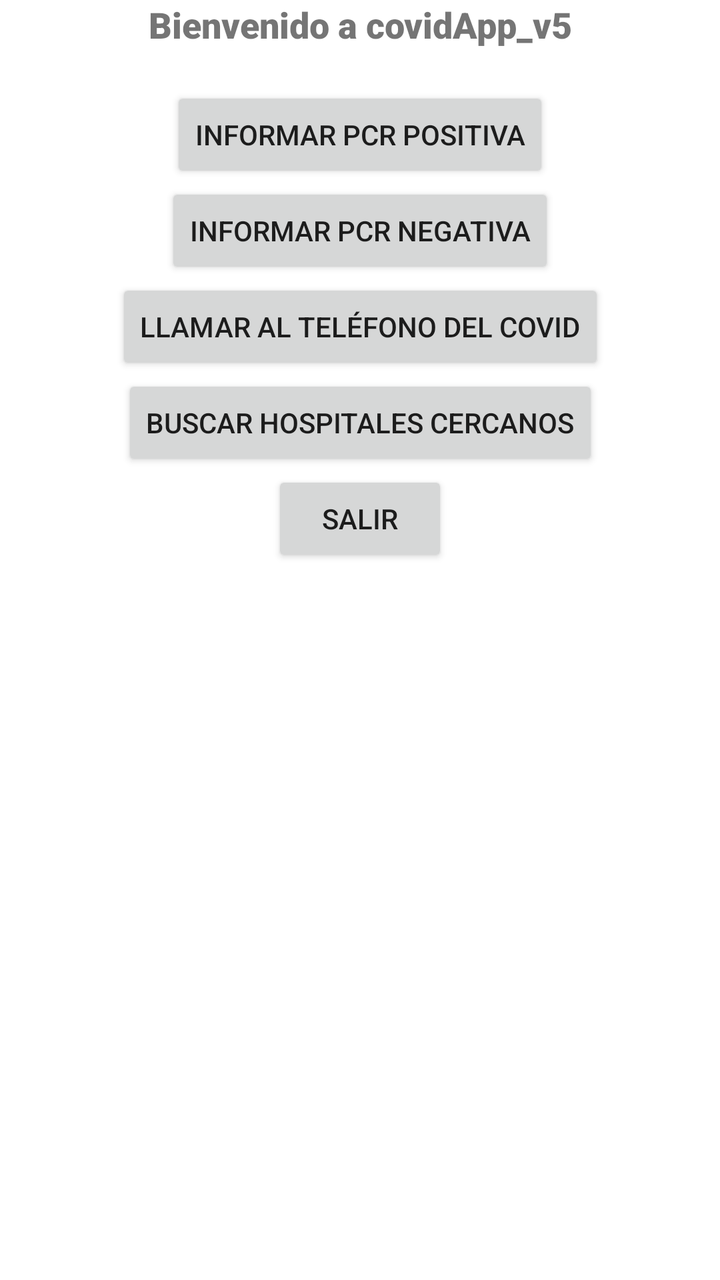
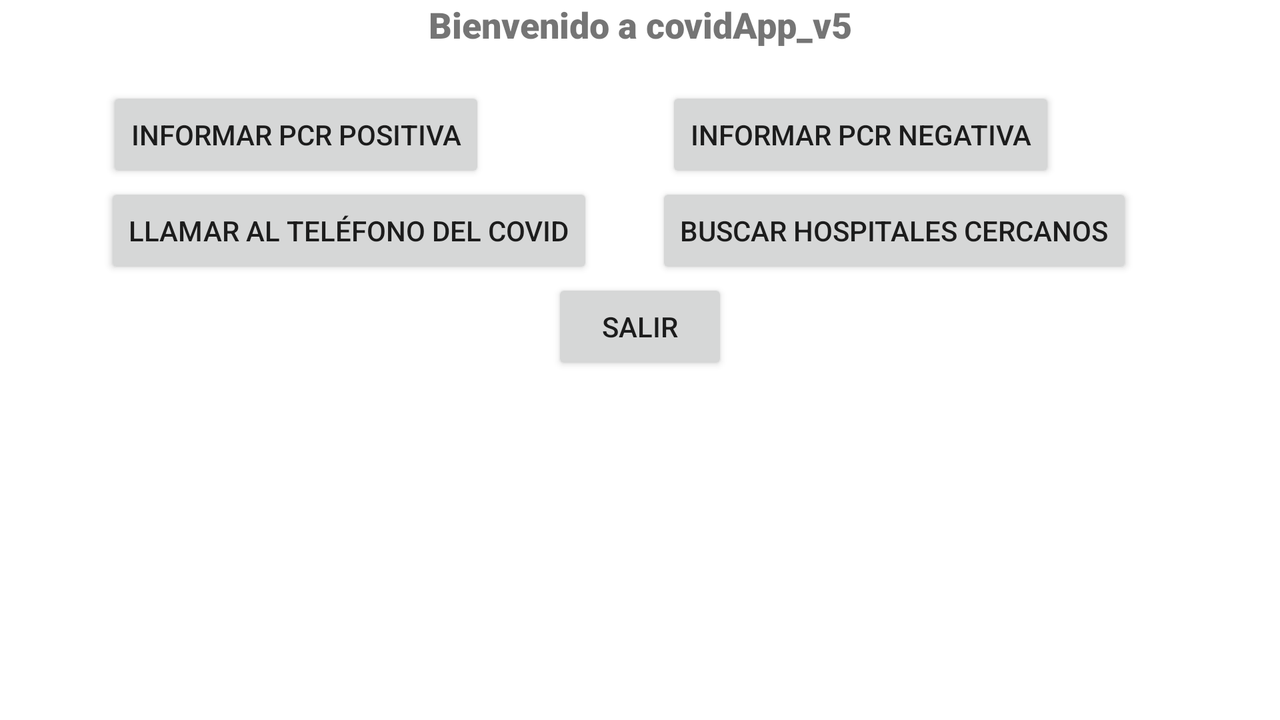

First picture: res/layout/ on a phone held upright. Second picture: the repository's own variant of that layout, on a device whose configuration matches the variant's folder. Source for both follows.
<!-- AndroidManifest.xml: application theme Theme.CovidApp_v5 -->
<!-- res/layout/fragment_home.xml -->
<?xml version="1.0" encoding="utf-8"?>
<androidx.constraintlayout.widget.ConstraintLayout xmlns:android="http://schemas.android.com/apk/res/android"
    xmlns:app="http://schemas.android.com/apk/res-auto"
    xmlns:tools="http://schemas.android.com/tools"
    android:layout_width="match_parent"
    android:layout_height="match_parent"
    tools:context=".ui.home.HomeFragment">

    <TextView
        android:id="@+id/textView1"
        android:layout_height="wrap_content"
        android:layout_width="wrap_content"
        android:fontFamily="sans-serif-black"
        android:text="@string/Acceso"
        android:textSize="18sp"
        android:textStyle="bold"
        app:layout_constraintTop_toTopOf="parent"
        app:layout_constraintLeft_toLeftOf="parent"
        app:layout_constraintRight_toRightOf="parent" />

    <TextView
        android:id="@+id/textView2"
        android:layout_height="wrap_content"
        android:layout_width="wrap_content"
        android:text=""
        app:layout_constraintTop_toBottomOf="@+id/textView1"
        app:layout_constraintLeft_toLeftOf="parent" />

    <Button
        android:id="@+id/btnPCRPositiva"
        android:layout_width="wrap_content"
        android:layout_height="wrap_content"
        android:text="@string/PCRPositiva"
        app:layout_constraintLeft_toLeftOf="parent"
        app:layout_constraintRight_toRightOf="parent"
        app:layout_constraintTop_toBottomOf="@+id/textView2" />

    <Button
        android:id="@+id/btnPCRNegativa"
        android:layout_width="wrap_content"
        android:layout_height="wrap_content"
        android:text="@string/PCRNegativa"
        app:layout_constraintLeft_toLeftOf="parent"
        app:layout_constraintRight_toRightOf="parent"
        app:layout_constraintTop_toBottomOf="@+id/btnPCRPositiva" />

    <Button
        android:id="@+id/btnLlamadaCovid"
        android:layout_width="wrap_content"
        android:layout_height="wrap_content"
        android:text="@string/LlamadaCovid"
        app:layout_constraintLeft_toLeftOf="parent"
        app:layout_constraintRight_toRightOf="parent"
        app:layout_constraintTop_toBottomOf="@+id/btnPCRNegativa" />

    <Button
        android:id="@+id/btnHospitales"
        android:layout_width="wrap_content"
        android:layout_height="wrap_content"
        android:text="@string/Hospitales"
        app:layout_constraintLeft_toLeftOf="parent"
        app:layout_constraintRight_toRightOf="parent"
        app:layout_constraintTop_toBottomOf="@+id/btnLlamadaCovid" />

    <Button
        android:id="@+id/btnSalir"
        android:layout_width="wrap_content"
        android:layout_height="wrap_content"
        android:text="@string/Salir"
        app:layout_constraintLeft_toLeftOf="parent"
        app:layout_constraintRight_toRightOf="parent"
        app:layout_constraintTop_toBottomOf="@+id/btnHospitales" />
</androidx.constraintlayout.widget.ConstraintLayout>
<!-- resources referenced by this layout -->
<resources>
  <string name="Acceso">Bienvenido a covidApp_v5</string>
  <string name="Hospitales">Buscar hospitales cercanos</string>
  <string name="LlamadaCovid">Llamar al teléfono del COVID</string>
  <string name="PCRNegativa">Informar PCR Negativa</string>
  <string name="PCRPositiva">Informar PCR Positiva</string>
  <string name="Salir">Salir</string>
  <style name="Theme.CovidApp_v5" parent="Theme.MaterialComponents.DayNight.DarkActionBar">
          
          <item name="colorPrimary">@color/purple_500</item>
          <item name="colorPrimaryVariant">@color/purple_700</item>
          <item name="colorOnPrimary">@color/white</item>
          
          <item name="colorSecondary">@color/teal_200</item>
          <item name="colorSecondaryVariant">@color/teal_700</item>
          <item name="colorOnSecondary">@color/black</item>
          
          <item name="android:statusBarColor" tools:targetApi="l">?attr/colorPrimaryVariant</item>
          
      </style>
</resources>
<!-- res/layout-land/fragment_home.xml (the author's variant of the layout above) -->
<!-- drawn on the phone turned sideways -->
<?xml version="1.0" encoding="utf-8"?>
<androidx.constraintlayout.widget.ConstraintLayout xmlns:android="http://schemas.android.com/apk/res/android"
    xmlns:app="http://schemas.android.com/apk/res-auto"
    xmlns:tools="http://schemas.android.com/tools"
    android:layout_width="match_parent"
    android:layout_height="match_parent"
    tools:context=".ui.home.HomeFragment">

    <TextView
        android:id="@+id/textView1"
        android:layout_height="wrap_content"
        android:layout_width="wrap_content"
        android:fontFamily="sans-serif-black"
        android:text="@string/Acceso"
        android:textSize="18sp"
        android:textStyle="bold"
        app:layout_constraintTop_toTopOf="parent"
        app:layout_constraintLeft_toLeftOf="parent"
        app:layout_constraintRight_toRightOf="parent" />

    <TextView
        android:id="@+id/textView2"
        android:layout_height="wrap_content"
        android:layout_width="wrap_content"
        android:text=""
        app:layout_constraintTop_toBottomOf="@+id/textView1"
        app:layout_constraintLeft_toLeftOf="parent" />

    <Button
        android:id="@+id/btnPCRPositiva"
        android:layout_width="wrap_content"
        android:layout_height="wrap_content"
        android:text="@string/PCRPositiva"
        app:layout_constraintHorizontal_bias="0.118"
        app:layout_constraintLeft_toLeftOf="parent"
        app:layout_constraintRight_toRightOf="parent"
        app:layout_constraintTop_toBottomOf="@+id/textView2" />

    <Button
        android:id="@+id/btnPCRNegativa"
        android:layout_width="wrap_content"
        android:layout_height="wrap_content"
        android:text="@string/PCRNegativa"
        app:layout_constraintHorizontal_bias="0.748"
        app:layout_constraintLeft_toLeftOf="parent"
        app:layout_constraintRight_toRightOf="parent"
        app:layout_constraintTop_toBottomOf="@+id/textView2" />

    <Button
        android:id="@+id/btnLlamadaCovid"
        android:layout_width="wrap_content"
        android:layout_height="wrap_content"
        android:text="@string/LlamadaCovid"
        app:layout_constraintHorizontal_bias="0.132"
        app:layout_constraintLeft_toLeftOf="parent"
        app:layout_constraintRight_toRightOf="parent"
        app:layout_constraintTop_toBottomOf="@+id/btnPCRNegativa" />

    <Button
        android:id="@+id/btnHospitales"
        android:layout_width="wrap_content"
        android:layout_height="wrap_content"
        android:text="@string/Hospitales"
        app:layout_constraintHorizontal_bias="0.817"
        app:layout_constraintLeft_toLeftOf="parent"
        app:layout_constraintRight_toRightOf="parent"
        app:layout_constraintTop_toBottomOf="@+id/btnPCRNegativa" />

    <Button
        android:id="@+id/btnSalir"
        android:layout_width="wrap_content"
        android:layout_height="wrap_content"
        android:text="@string/Salir"
        app:layout_constraintLeft_toLeftOf="parent"
        app:layout_constraintRight_toRightOf="parent"
        app:layout_constraintTop_toBottomOf="@+id/btnHospitales" />
</androidx.constraintlayout.widget.ConstraintLayout>
